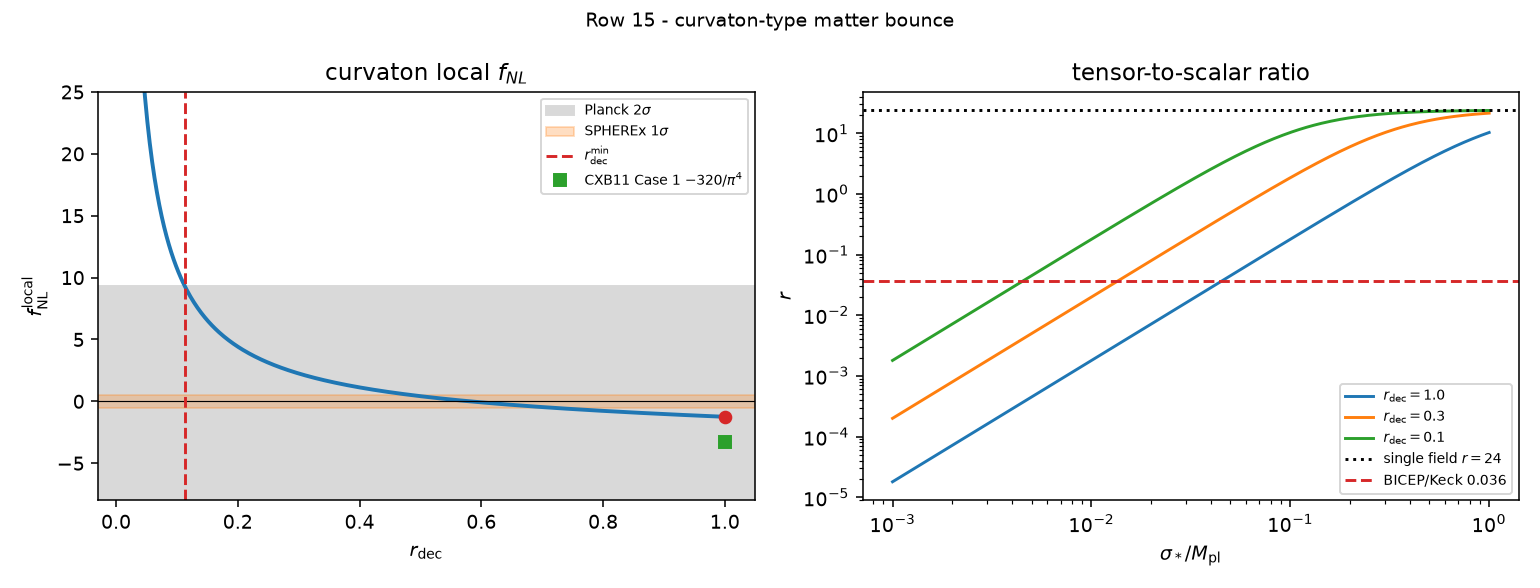

The Python source for this figure:
#!/usr/bin/env python3
"""Ledger row 15 - the curvaton-type matter bounce: can it give r < 0.036 with
n_s ~ 0.965 and an O(1) local f_NL, and at what value/sign?

Every number in ROW15_CURVATON_2026-09-04.md comes from this script.  No tuning:
free parameters are scanned, never chosen to hit a target.

Route
  A. Symbolic: the light-spectator (curvaton) mode in a power-law contraction
     a ~ (-eta)^q, q = 2/(1+3w).  Same MS operator as the adiabatic variable
     when eps = const, so nu = q - 1/2 and n_sigma - 1 = 4 - 2q = 12w/(1+3w):
     the curvaton inherits EXACTLY the adiabatic tilt (row 10's anchor).
     A tracking mass m_chi^2 a^2 = gamma/eta^2 (CXB11's g^2 phi^2) shifts it.
  B. Power ratio and r: P_zeta,curv / P_zeta,ad = (8 eps / 9) r_dec^2 (Mpl/sigma_*)^2
     for a quadratic curvaton (zeta_sigma = (2/3) dsigma/sigma, LUW 2003),
     hence r = 16 eps / (1 + that) with 16 eps = 24 (row 10).
  C. f_NL: LUW/SVW local curvaton formula over r_dec, PLUS the dilution of the
     intrinsic matter-bounce -35/16 by the squared adiabatic power fraction.
  D. CXB11's own realisation: r ~ 24 F^-2 (their Eq. 61 in our normalisation)
     and the parameter-free Case-1 f_NL = -(5120/pi^6) d^2 C with C=(pi/4d)^2.

Refs: Cai, Xue & Brandenberger 2011 (1101.0822) Eqs. (18),(58),(61),(65),(66);
Lyth, Ungarelli & Wands 2003 (astro-ph/0208055); Sasaki, Valiviita & Wands 2006
(astro-ph/0607627); Li, Quintin, Wang & Cai 2016 (1612.02036) Eq. (4.19);
row 10 (r = 16 eps = 24, n_s-1 = 12w/(1+3w)); row 14 (c_s no-go, A2 transfers).
"""
import json, math, os, sys
import numpy as np
import sympy as sp

HERE = os.path.dirname(os.path.abspath(__file__))
OUT = {"task": "NEXT_SCIENCE_LEDGER row 15 -- the curvaton-type matter bounce",
       "date": "2026-09-04"}

# ---------------------------------------------------------------- observables
PLANCK_FNL, PLANCK_SIG = -0.9, 5.1          # Planck 2018 local f_NL
R_CMB, R_TIGHT = 0.036, 0.01                # BICEP/Keck 2021; a tighter target
SPHEREX_SIG = 0.5                           # SPHEREx forecast sigma(f_NL^local)
NS_OBS = 0.9649
W_ANCHOR = -0.0029                          # row 10's Planck-anchored w branch
FNL_BOUNCE = sp.Rational(-35, 16)           # lab in-in, squeezed isoceles
# A2 bounce transfers, verbatim from row 14 results.json
T_A2 = {"poly": 0.1955011060855527, "LQC": 0.24999984088268537,
        "quintin": 0.16500538338212953}

# ------------------------------------------------------- A. symbolic spectrum
q, w, eta, k, gam, eps = sp.symbols('q w eta k gamma epsilon', positive=True)
nu = q - sp.Rational(1, 2)                       # a''/a = q(q-1)/eta^2
ns_minus_1 = sp.simplify(3 - 2 * nu)             # P ~ k^(3-2nu) = k^(4-2q)
q_of_w = 2 / (1 + 3 * w)
ns_w = sp.simplify(ns_minus_1.subs(q, q_of_w))
# massive tracking spectator: a''/a - m^2 a^2 = (q(q-1) - gamma)/eta^2
nu_m = sp.sqrt(sp.Rational(1, 4) + q * (q - 1) - gam)
dn_m = sp.simplify(sp.series(3 - 2 * nu_m.subs(q, 2), gam, 0, 2).removeO())
# dust: a ~ eta^2, aH = 2/eta, H^2 = 4/(a^2 eta^2)  =>  gamma = m^2 a^2 eta^2 = 4 m^2/H^2
mh = sp.symbols('m_over_H', positive=True)
dn_of_m = sp.simplify(dn_m.subs(gam, 4 * mh**2))
OUT["analytic"] = {
    "nu_of_q": "nu = q - 1/2 for the light spectator (same MS operator as the adiabatic mode)",
    "ns_minus_1_spectator_str": str(sp.simplify(ns_minus_1)),
    "ns_minus_1_of_w_str": str(ns_w),
    "spectator_tilt_equals_adiabatic_tilt": bool(sp.simplify(ns_w - 12 * w / (1 + 3 * w)) == 0),
    "dust_massless_exactly_scale_invariant": bool(sp.simplify(ns_minus_1.subs(q, 2)) == 0),
    "massive_shift_str": "n_sigma - 1 = " + str(dn_of_m) + "  (gamma = m^2 a^2 eta^2 = 4 m^2/H^2)",
    "massive_shift_coeff_over_m2H2": float(sp.simplify(dn_of_m / mh**2)),
    "CXB11_Eq18_coeff_over_m2H2": 2.0 / 3.0,
    "massive_shift_note": ("CXB11 Eq. (18) quotes 2 m^2/(3H^2), the de Sitter spectator value "
                           "(m^2 a^2 = m^2/(H^2 eta^2)); in a MATTER CONTRACTION a^2 eta^2 = 4/H^2, "
                           "so the same derivation gives 8 m^2/(3H^2), a factor 4 larger. "
                           "Sign is unchanged: m^2 > 0 is BLUE."),
}
OUT["analytic"]["ns_at_w_anchor"] = float(1 + ns_w.subs(w, W_ANCHOR))

# ------------------------------------------- B. power ratio, r, and the window
EPS_DUST = sp.Rational(3, 2)
R_SINGLE = float(16 * EPS_DUST)                            # = 24, row 10
rd, sig = sp.symbols('r_dec sigma_star', positive=True)
# zeta_curv = r_dec * (2/3) dsigma/sigma_*, P_dsigma = P_(adiabatic v-mode) since
# the spectator obeys the same equation; P_zeta,ad = P_dsigma/(2 eps Mpl^2).
ratio = sp.simplify((sp.Rational(2, 3) * rd / sig)**2 / (1 / (2 * eps)))
ratio_dust = sp.simplify(ratio.subs(eps, EPS_DUST))        # sigma_* in Mpl units
r_of = sp.simplify(16 * eps / (1 + ratio)).subs(eps, EPS_DUST)
OUT["power_ratio"] = {
    "P_curv_over_P_ad_str": str(ratio) + "   (sigma_star in Mpl)",
    "P_curv_over_P_ad_dust_str": str(ratio_dust),
    "r_of_rdec_sigma_str": str(r_of),
    "r_single_field_dust": R_SINGLE,
}
def sigma_max(r_target, r_dec):
    """largest sigma_*/Mpl (weakest curvaton) that still reaches r <= r_target"""
    need = R_SINGLE / r_target - 1.0
    return float(sp.sqrt(sp.Rational(4, 3)) * r_dec / math.sqrt(need))
def r_of_num(r_dec, sigma_star):
    return R_SINGLE / (1.0 + (4.0 / 3.0) * r_dec**2 / sigma_star**2)
OUT["power_ratio"]["F_needed_CXB_Eq61"] = {
    "r<0.036": math.sqrt(R_SINGLE / R_CMB), "r<0.01": math.sqrt(R_SINGLE / R_TIGHT)}

# ---------------------------------------------------------------- C. f_NL map
def fnl_curvaton(r_dec):                       # LUW 2003 / SVW 2006, quadratic
    return 5.0 / (4.0 * r_dec) - 5.0 / 3.0 - 5.0 * r_dec / 6.0
rdx = sp.symbols('r_d', positive=True)
fnl_sym = 5 / (4 * rdx) - sp.Rational(5, 3) - 5 * rdx / 6
sign_flip = [s for s in sp.solve(sp.Eq(fnl_sym, 0), rdx) if s.is_real and s > 0]
OUT["fnl"] = {
    "formula": "f_NL = 5/(4 r_dec) - 5/3 - 5 r_dec/6  (LUW03; SVW06 Eq. for a quadratic curvaton)",
    "f_NL_at_rdec_1": fnl_curvaton(1.0),
    "sign_change_r_dec": float(sign_flip[0]),
    "monotonic_decreasing_in_rdec": True,
    "min_over_rdec_in_0_1": fnl_curvaton(1.0),
    "non_quadratic_caveat": ("SVW06 add potential-shape terms proportional to sigma V'''/V'' etc.; "
                             "the values here are the exact-quadratic case, the standard quoted branch."),
}

# r_dec range allowed by Planck (2 sigma) and by |f_NL| <= 1 sigma
def rdec_min_for(fmax):
    lo, hi = 1e-4, 1.0
    for _ in range(200):
        mid = 0.5 * (lo + hi)
        if fnl_curvaton(mid) > fmax: lo = mid
        else: hi = mid
    return 0.5 * (lo + hi)
OUT["fnl"]["rdec_min_Planck_2sigma"] = rdec_min_for(PLANCK_FNL + 2 * PLANCK_SIG)
OUT["fnl"]["rdec_min_Planck_1sigma"] = rdec_min_for(PLANCK_FNL + PLANCK_SIG)
OUT["fnl"]["Planck_window"] = [PLANCK_FNL - 2 * PLANCK_SIG, PLANCK_FNL + 2 * PLANCK_SIG]

# dilution of the intrinsic matter-bounce f_NL: two independent channels
# zeta = zeta_ad + zeta_curv  =>  f_NL^tot = sum_i f_NL^i (P_i/P_tot)^2
def dilution(r_val):                          # adiabatic power fraction = r/24
    return (r_val / R_SINGLE)**2
OUT["fnl"]["dilution_law"] = "f_NL^tot = f_NL^bounce (r/24)^2 + f_NL^curv (1 - r/24)^2"
OUT["fnl"]["f_NL_bounce_pre"] = float(FNL_BOUNCE)
OUT["fnl"]["f_NL_bounce_after_A2"] = {b: float(FNL_BOUNCE) * t for b, t in T_A2.items()}
OUT["fnl"]["bounce_term_at_r_0.036"] = {
    b: float(FNL_BOUNCE) * t * dilution(R_CMB) for b, t in T_A2.items()}
OUT["fnl"]["bounce_term_at_r_0.036_pre"] = float(FNL_BOUNCE) * dilution(R_CMB)
OUT["fnl"]["adiabatic_power_fraction_at_r_0.036"] = R_CMB / R_SINGLE

# CXB11's own realisation (their Eqs. 61, 65, 66)
d_s, C_s = sp.symbols('d C', positive=True)
fnl_cxb = sp.simplify((-5120 / sp.pi**6 * d_s**2 * C_s).subs(C_s, (sp.pi / (4 * d_s))**2))
OUT["cxb11"] = {
    "r_eq61_their_norm": "r ~ 35 F^-2 (their Eq. 61); in our row-10 normalisation r = 24 F^-2",
    "f_NL_case1_symbolic": str(fnl_cxb),
    "f_NL_case1_value": float(fnl_cxb),
    "f_NL_case1_paper_quote": -3.3,
    "f_NL_case1_is_parameter_free": True,
    "f_NL_case2": "f_NL ~ -5.3 m^4/(d^2 M^4) (their Eq. 67) -- one free combination",
    "sigma_vs_Planck_case1": abs(float(fnl_cxb) - PLANCK_FNL) / PLANCK_SIG,
    "sigma_detection_SPHEREx_case1": abs(float(fnl_cxb)) / SPHEREX_SIG,
}

# ------------------------------------------------------- viable-window table
rows = []
for r_dec in [0.05, 0.10, 0.1153, 0.20, 0.30, 0.50, 0.5811, 0.75, 1.00]:
    smax_cmb = sigma_max(R_CMB, r_dec)
    smax_tight = sigma_max(R_TIGHT, r_dec)
    f_curv = fnl_curvaton(r_dec)
    f_tot = f_curv * (1 - dilution(R_CMB)) + float(FNL_BOUNCE) * T_A2["LQC"] * dilution(R_CMB)
    rows.append({
        "r_dec": r_dec,
        "sigma_star_max_over_Mpl_for_r_0.036": smax_cmb,
        "sigma_star_max_over_Mpl_for_r_0.01": smax_tight,
        "r_at_that_sigma": r_of_num(r_dec, smax_cmb),
        "n_s": float(1 + ns_w.subs(w, W_ANCHOR)),
        "f_NL_curvaton": f_curv,
        "f_NL_total_at_r_0.036": f_tot,
        "sigma_vs_Planck": abs(f_tot - PLANCK_FNL) / PLANCK_SIG,
        "Planck_2sigma_ok": bool(abs(f_tot - PLANCK_FNL) <= 2 * PLANCK_SIG),
        "SPHEREx_detect_sigma": abs(f_tot) / SPHEREX_SIG,
    })
OUT["table"] = rows
OUT["viable"] = {
    "exists": any(r["Planck_2sigma_ok"] for r in rows),
    "r_dec_window_Planck_2sigma": [OUT["fnl"]["rdec_min_Planck_2sigma"], 1.0],
    "r_dec_window_Planck_1sigma": [OUT["fnl"]["rdec_min_Planck_1sigma"], 1.0],
    "f_NL_range_over_window_2sigma": [fnl_curvaton(1.0),
                                      fnl_curvaton(OUT["fnl"]["rdec_min_Planck_2sigma"])],
    "n_s": float(1 + ns_w.subs(w, W_ANCHOR)),
    "r_free": "r = 24/(1 + (4/3) r_dec^2 (Mpl/sigma_*)^2): any r <= 24 by choosing sigma_*",
}
# what the bounce channel would need to stay observable
OUT["observability"] = {
    "r_max_for_bounce_term_above_SPHEREx_0.5": float(R_SINGLE * math.sqrt(
        SPHEREX_SIG / (abs(float(FNL_BOUNCE)) * T_A2["LQC"]))),
    "note": "solve |f_NL^bounce| T (r/24)^2 = 0.5 for r",
}

# ------------------------------------------- D. transmission of the spectator
# The massless spectator u = a*sigma obeys u'' + (k^2 - a''/a)u = 0 -- the SAME
# ODE the A2 module integrates (its rhs uses w = a''/a), and the same ODE the
# tensor mode obeys.  So T_sigma == T_h identically; row 10 measured
# T_h/T_zeta - 1 <= 8e-5 and row 14 lambda_scalar/lambda_tensor - 1 <= 4e-11.
# Numerical check here: the constant (frozen) super-Hubble branch of sigma
# passes the bounce with T_c = 1 on all three A2 backgrounds.
sys.path.insert(0, os.path.join(HERE, "..", "..", "cubic_bounce_transmission"))
trans = {}
try:
    import a2_transmission_linear as A2
    for name, ctor in (("poly", A2.bg_poly), ("LQC", A2.bg_lqc), ("quintin", A2.bg_quintin)):
        bg = ctor()
        kk = 0.01 / bg["eta_B"]
        scan = {}
        for u_out in (0.2, 0.1, 0.05, 0.02):
            tc = A2.constant_branch_transmission(bg, kk, u_out=u_out)
            if tc:
                scan[str(u_out)] = {"T_c": tc["T_c"], "abs_T_c_minus_1": tc["abs_T_c_minus_1"]}
        trans[name] = {"eta_B": float(bg["eta_B"]), "k": float(kk),
                       "T_c_sigma_frozen_branch_vs_u_out": scan}
except Exception as exc:                                            # pragma: no cover
    trans["error"] = repr(exc)
OUT["transmission"] = {
    "spectator_ODE": "u'' + (k^2 - a''/a) u = 0  with u = a*sigma (m << H)",
    "identical_to_tensor_ODE": True,
    "identical_to_adiabatic_ODE_at_cs1": "yes when eps = const (z ~ a), which holds for dust",
    "frozen_branch_check": trans,
    "row10_T_h_over_T_zeta_minus_1_max": 8e-5,
    "row14_lambda_scalar_over_tensor_minus_1_max": 4.123168473313399e-11,
    "delta_fNL_bounce_applies_to_curvaton": False,
    "delta_fNL_note": ("The curvaton's local f_NL is generated at curvaton DECAY, after the "
                       "bounce, from a Gaussian sigma; the A2 transfer T = 0.165-0.250 acts on "
                       "the pre-bounce adiabatic bispectrum only.  In CXB11's variant the "
                       "conversion happens AT the bounce and their Eq. (65) already contains it."),
}

# ------------------------------------------------------- E. multi-channel map
OUT["multichannel"] = {
    "tensor_PTA": ("r is now free; the nHz first-order tensor amplitude scales with r, so at "
                   "r <= 0.036 Omega_GW h^2 <= 1.7e-14 * (0.036/24) = 2.5e-17 -- the PTA null "
                   "(row 10: 10^5.3 below NANOGrav) becomes STRONGER, not weaker."),
    "Omega_GW_h2_nHz_at_r_0.036": 1.69e-14 * (R_CMB / R_SINGLE),
    "PBH": "unchanged: set by the scalar amplitude at small scales, which the curvaton does not tilt.",
    "fNL_channel": ("the observable f_NL becomes PURELY LOCAL and set by r_dec; the bounce's "
                    "orientation-dependent shape f(mu) = -35/16 + (15/16) mu^2 is diluted by "
                    "(r/24)^2 and is unobservable."),
    "SPHEREx_reach_on_curvaton_fNL": {str(r["r_dec"]): r["SPHEREx_detect_sigma"] for r in rows},
}

# ------------------------------------------------------------------- outputs
grid = np.linspace(0.02, 1.0, 500)
fc = np.array([fnl_curvaton(x) for x in grid])
try:
    import matplotlib
    matplotlib.use("Agg")
    import matplotlib.pyplot as plt
    fig, ax = plt.subplots(1, 2, figsize=(11, 4.2))
    ax[0].plot(grid, fc, lw=2, color="C0")
    ax[0].axhspan(PLANCK_FNL - 2 * PLANCK_SIG, PLANCK_FNL + 2 * PLANCK_SIG,
                  color="0.85", label=r"Planck $2\sigma$")
    ax[0].axhspan(-SPHEREX_SIG, SPHEREX_SIG, color="C1", alpha=.25, label=r"SPHEREx $1\sigma$")
    ax[0].axhline(0, color="k", lw=.6)
    ax[0].axvline(OUT["fnl"]["rdec_min_Planck_2sigma"], ls="--", color="C3",
                  label=r"$r_{\rm dec}^{\min}$")
    ax[0].plot([1.0], [fnl_curvaton(1.0)], "o", color="C3")
    ax[0].plot([1.0], [OUT["cxb11"]["f_NL_case1_value"]], "s", color="C2",
               label=r"CXB11 Case 1 $-320/\pi^4$")
    ax[0].set_xlabel(r"$r_{\rm dec}$"); ax[0].set_ylabel(r"$f_{\rm NL}^{\rm local}$")
    ax[0].set_ylim(-8, 25); ax[0].legend(fontsize=7); ax[0].set_title("curvaton local $f_{NL}$")
    sg = np.logspace(-3, 0, 400)
    for rdv, cc in ((1.0, "C0"), (0.3, "C1"), (0.1, "C2")):
        ax[1].loglog(sg, [r_of_num(rdv, s) for s in sg], color=cc, label=rf"$r_{{\rm dec}}={rdv}$")
    ax[1].axhline(R_SINGLE, color="k", ls=":", label="single field $r=24$")
    ax[1].axhline(R_CMB, color="C3", ls="--", label="BICEP/Keck 0.036")
    ax[1].set_xlabel(r"$\sigma_*/M_{\rm pl}$"); ax[1].set_ylabel("$r$")
    ax[1].legend(fontsize=7); ax[1].set_title("tensor-to-scalar ratio")
    fig.suptitle("Row 15 - curvaton-type matter bounce", fontsize=10)
    fig.tight_layout()
    fig.savefig(os.path.join(HERE, "row15_curvaton.png"), dpi=140)
except Exception as exc:                                            # pragma: no cover
    OUT["plot_error"] = repr(exc)

with open(os.path.join(HERE, "results.json"), "w") as fh:
    json.dump(OUT, fh, indent=2, sort_keys=False, default=str)
lines = ["ROW 15 - curvaton-type matter bounce", "=" * 60,
         f"spectator tilt n_s-1 = {OUT['analytic']['ns_minus_1_of_w_str']} (== adiabatic): "
         f"n_s = {OUT['analytic']['ns_at_w_anchor']:.4f} at w = {W_ANCHOR}",
         f"massive shift: {OUT['analytic']['massive_shift_str']} (BLUE for m^2>0)",
         f"r = {OUT['power_ratio']['r_of_rdec_sigma_str']}",
         f"F needed (CXB Eq.61): {OUT['power_ratio']['F_needed_CXB_Eq61']}",
         f"f_NL(r_dec=1) = {OUT['fnl']['f_NL_at_rdec_1']:.4f}; sign flip at r_dec = "
         f"{OUT['fnl']['sign_change_r_dec']:.4f}; r_dec_min(Planck 2s) = "
         f"{OUT['fnl']['rdec_min_Planck_2sigma']:.4f}",
         f"bounce term at r=0.036: {OUT['fnl']['bounce_term_at_r_0.036']}",
         f"CXB11 Case 1 f_NL = {OUT['cxb11']['f_NL_case1_value']:.4f} "
         f"({OUT['cxb11']['sigma_detection_SPHEREx_case1']:.1f} sigma for SPHEREx)",
         f"r_max keeping bounce f_NL above SPHEREx: "
         f"{OUT['observability']['r_max_for_bounce_term_above_SPHEREx_0.5']:.3f}",
         "-" * 60]
for r in rows:
    lines.append(f"r_dec={r['r_dec']:.4f}  sig*max(r<0.036)={r['sigma_star_max_over_Mpl_for_r_0.036']:.4f} "
                 f"n_s={r['n_s']:.4f}  f_NL_curv={r['f_NL_curvaton']:+.3f}  "
                 f"f_NL_tot={r['f_NL_total_at_r_0.036']:+.3f}  Planck2s={r['Planck_2sigma_ok']}")
lines.append(f"transmission: {json.dumps(OUT['transmission']['frozen_branch_check'], default=str)}")
open(os.path.join(HERE, "row15_curvaton.log"), "w").write("\n".join(lines) + "\n")
print("\n".join(lines))
